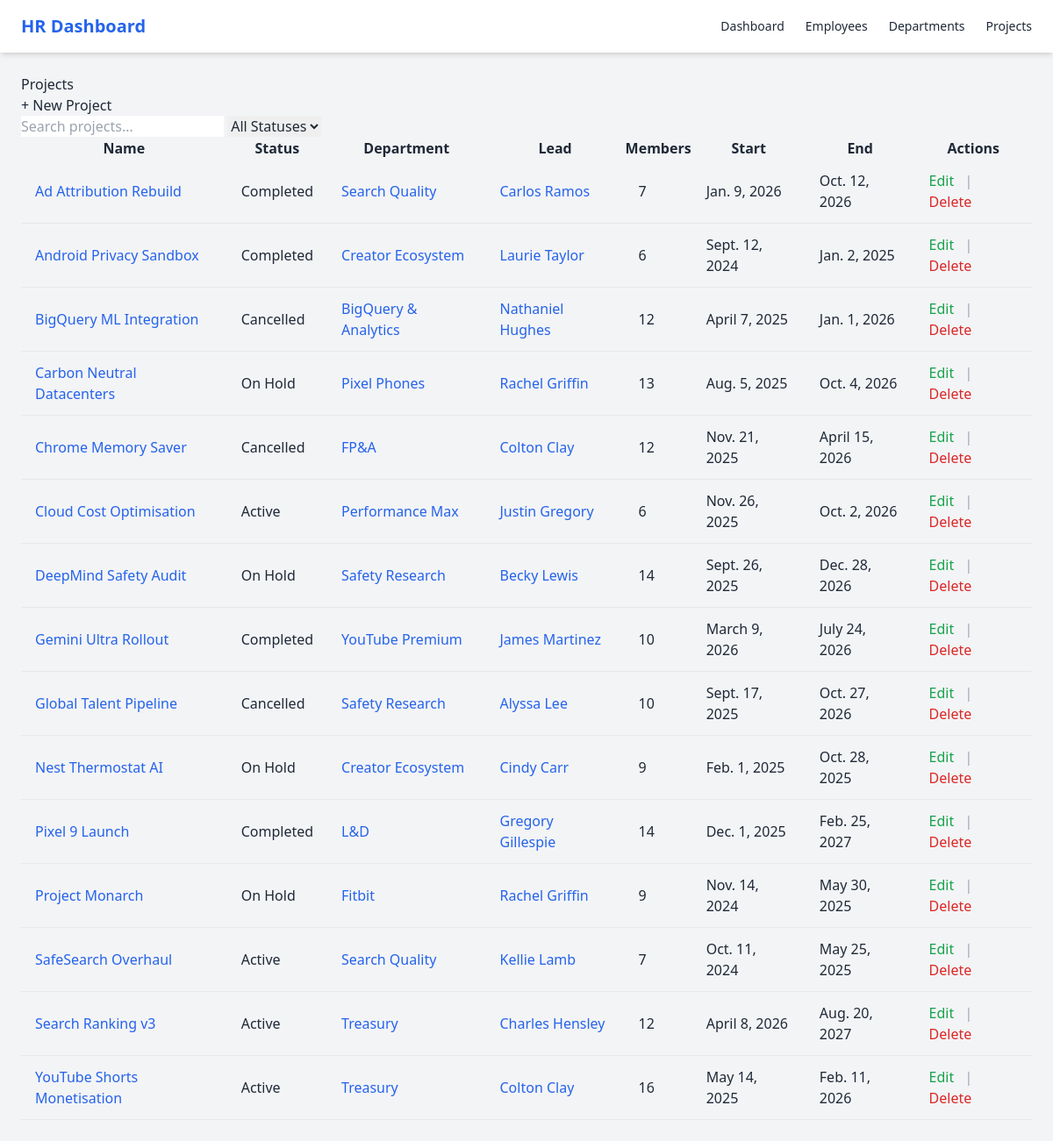
/projects/, run on the app's committed database.
### hrms/models.py (models this page shows, shortened)
class Project(models.Model):
    name = models.CharField(max_length=200)
    description = models.TextField(blank=True)
    status = models.CharField(
        max_length=6,
        choices=ProjectStatus.choices,
        default=ProjectStatus.PLANNING,
    )
    department = models.ForeignKey(
        Department,
        null=True,
        blank=True,
        on_delete=models.SET_NULL,
        related_name="projects",
    )
    lead = models.ForeignKey(
        Employee,
        null=True,
        blank=True,
        on_delete=models.SET_NULL,
        related_name="led_projects",
    )
    members = models.ManyToManyField(
        Employee,
        blank=True,
        related_name="projects",
    )
    start_date = models.DateField(null=True, blank=True)
    end_date = models.DateField(null=True, blank=True)
    created_at = models.DateTimeField(auto_now_add=True)
    updated_at = models.DateTimeField(auto_now=True)
    class Meta:
        ordering = ["name"]

class Department(models.Model):
    name = models.CharField(max_length=200, unique=True)
    description = models.TextField(blank=True)
    parent = models.ForeignKey(
        "self",
        null=True,
        blank=True,
        on_delete=models.SET_NULL,
        related_name="sub_departments",
    )
    created_at = models.DateTimeField(auto_now_add=True)
    class Meta:
        ordering = ["name"]

class Employee(models.Model):
    first_name = models.CharField(max_length=100)
    last_name = models.CharField(max_length=100)
    email = models.EmailField(unique=True)
    title = models.CharField(max_length=200)
    employee_type = models.CharField(
        max_length=2,
        choices=EmployeeType.choices,
        default=EmployeeType.INDIVIDUAL_CONTRIBUTOR,
    )
    level = models.CharField(
        max_length=5,
        choices=EmployeeLevel.choices,
        default=EmployeeLevel.L1,
    )
    department = models.ForeignKey(
        Department,
        null=True,
        blank=True,
        on_delete=models.SET_NULL,
        related_name="employees",
    )
    manager = models.ForeignKey(
        "self",
        null=True,
        blank=True,
        on_delete=models.SET_NULL,
        related_name="direct_reports",
    )
    hire_date = models.DateField()
    is_active = models.BooleanField(default=True)
    bio = models.TextField(blank=True)
    created_at = models.DateTimeField(auto_now_add=True)
    updated_at = models.DateTimeField(auto_now=True)
    @property
    def full_name(self):
        return f"{self.first_name} {self.last_name}"
    class Meta:
        ordering = ["last_name", "first_name"]

### hrms/views.py (the view, shortened to what this page needs)
# urls.py: path("projects/",                    views.ProjectListView.as_view(),   name="project_list"),
class ProjectListView(ListView):
    model = Project
    template_name = "hrms/projects/project_list.html"
    context_object_name = "projects"
    def get_queryset(self):
        qs = Project.objects.select_related("department", "lead")
        q = self.request.GET.get("q", "")
        if q:
            qs = qs.filter(name__icontains=q)
        return qs
    def render_to_response(self, context, **response_kwargs):
        return super().render_to_response(context, **response_kwargs)

### hrms/templates/hrms/projects/project_list.html (shortened to what this page needs)
{% extends "hrms/base.html" %}
{% block content %}
<h1>Projects</h1>
<a href="{% url 'hrms:project_create' %}">+ New Project</a>
<form>
  <input
    type="text"
    name="q"
    value="{{ q }}"
    placeholder="Search projects…"
    hx-get="{% url 'hrms:project_list' %}"
    hx-trigger="keyup changed delay:300ms"
    hx-target="#project-rows"
    hx-swap="innerHTML"
    hx-include="[name='status']"
  >
  <select
    name="status"
    hx-get="{% url 'hrms:project_list' %}"
    hx-trigger="change"
    hx-target="#project-rows"
    hx-swap="innerHTML"
    hx-include="[name='q']"
  >
    <option value="">All Statuses</option>
  </select>
</form>
<table border="1">
  <thead>
    <tr>
      <th>Name</th><th>Status</th><th>Department</th>
      <th>Lead</th><th>Members</th><th>Start</th><th>End</th><th>Actions</th>
    </tr>
  </thead>
  <tbody id="project-rows">
    {% include "hrms/projects/_table_rows.html" %}
  </tbody>
</table>
{% endblock %}

### hrms/templates/hrms/projects/_table_rows.html
{% for project in projects %}
<tr class="border-b hover:bg-gray-50 transition">
  <td class="px-4 py-3">
    <a href="{% url 'hrms:project_detail' project.pk %}" class="text-blue-600 hover:underline">
      {{ project.name }}
    </a>
  </td>
  <td class="px-4 py-3">{{ project.get_status_display }}</td>
  <td class="px-4 py-3">
    {% if project.department %}
      <a href="{% url 'hrms:department_detail' project.department.pk %}" class="text-blue-600 hover:underline">
        {{ project.department.name }}
      </a>
    {% else %}
      —
    {% endif %}
  </td>
  <td class="px-4 py-3">
    {% if project.lead %}
      <a href="{% url 'hrms:employee_detail' project.lead.pk %}" class="text-blue-600 hover:underline">
        {{ project.lead.full_name }}
      </a>
    {% else %}
      —
    {% endif %}
  </td>
  <td class="px-4 py-3">{{ project.members.count }}</td>
  <td class="px-4 py-3">{{ project.start_date|default:"—" }}</td>
  <td class="px-4 py-3">{{ project.end_date|default:"—" }}</td>
  <td class="px-4 py-3">
    <a href="{% url 'hrms:project_update' project.pk %}"
       class="text-green-600 font-medium hover:underline">
       Edit
    </a>
    <span class="mx-2 text-gray-400">|</span>
    <button
      hx-delete="{% url 'hrms:project_delete' project.pk %}"
      hx-target="closest tr"
      hx-swap="outerHTML"
      hx-confirm="Delete {{ project.name }}?"
      class="text-red-600 font-medium hover:underline"
    >
      Delete
    </button>
  </td>
</tr>
{% empty %}
<tr>
  <td colspan="8" class="px-4 py-4 text-center text-gray-500">
    No projects found.
  </td>
</tr>
{% endfor %}

### data on the page
Project: name "Ad Attribution Rebuild", status "Completed", department.name "Search Quality", lead.full_name "Carlos Ramos", members.count "7", start_date "Jan. 9, 2026", end_date "Oct. 12, 2026"
Project: name "Android Privacy Sandbox", status "Completed", department.name "Creator Ecosystem", lead.full_name "Laurie Taylor", members.count "6", start_date "Sept. 12, 2024", end_date "Jan. 2, 2025"
Project: name "BigQuery ML Integration", status "Cancelled", department.name "BigQuery & Analytics", lead.full_name "Nathaniel Hughes", members.count "12", start_date "April 7, 2025", end_date "Jan. 1, 2026"
Project: name "Carbon Neutral Datacenters", status "On Hold", department.name "Pixel Phones", lead.full_name "Rachel Griffin", members.count "13", start_date "Aug. 5, 2025", end_date "Oct. 4, 2026"
Project: name "Chrome Memory Saver", status "Cancelled", department.name "FP&A", lead.full_name "Colton Clay", members.count "12", start_date "Nov. 21, 2025", end_date "April 15, 2026"
Project: name "Cloud Cost Optimisation", status "Active", department.name "Performance Max", lead.full_name "Justin Gregory", members.count "6", start_date "Nov. 26, 2025", end_date "Oct. 2, 2026"
Project: name "DeepMind Safety Audit", status "On Hold", department.name "Safety Research", lead.full_name "Becky Lewis", members.count "14", start_date "Sept. 26, 2025", end_date "Dec. 28, 2026"
Project: name "Gemini Ultra Rollout", status "Completed", department.name "YouTube Premium", lead.full_name "James Martinez", members.count "10", start_date "March 9, 2026", end_date "July 24, 2026"
Project: name "Global Talent Pipeline", status "Cancelled", department.name "Safety Research", lead.full_name "Alyssa Lee", members.count "10", start_date "Sept. 17, 2025", end_date "Oct. 27, 2026"
Project: name "Nest Thermostat AI", status "On Hold", department.name "Creator Ecosystem", lead.full_name "Cindy Carr", members.count "9", start_date "Feb. 1, 2025", end_date "Oct. 28, 2025"
Project: name "Pixel 9 Launch", status "Completed", department.name "L&D", lead.full_name "Gregory Gillespie", members.count "14", start_date "Dec. 1, 2025", end_date "Feb. 25, 2027"
Project: name "Project Monarch", status "On Hold", department.name "Fitbit", lead.full_name "Rachel Griffin", members.count "9", start_date "Nov. 14, 2024", end_date "May 30, 2025"
Project: name "SafeSearch Overhaul", status "Active", department.name "Search Quality", lead.full_name "Kellie Lamb", members.count "7", start_date "Oct. 11, 2024", end_date "May 25, 2025"
Project: name "Search Ranking v3", status "Active", department.name "Treasury", lead.full_name "Charles Hensley", members.count "12", start_date "April 8, 2026", end_date "Aug. 20, 2027"
Project: name "YouTube Shorts Monetisation", status "Active", department.name "Treasury", lead.full_name "Colton Clay", members.count "16", start_date "May 14, 2025", end_date "Feb. 11, 2026"
